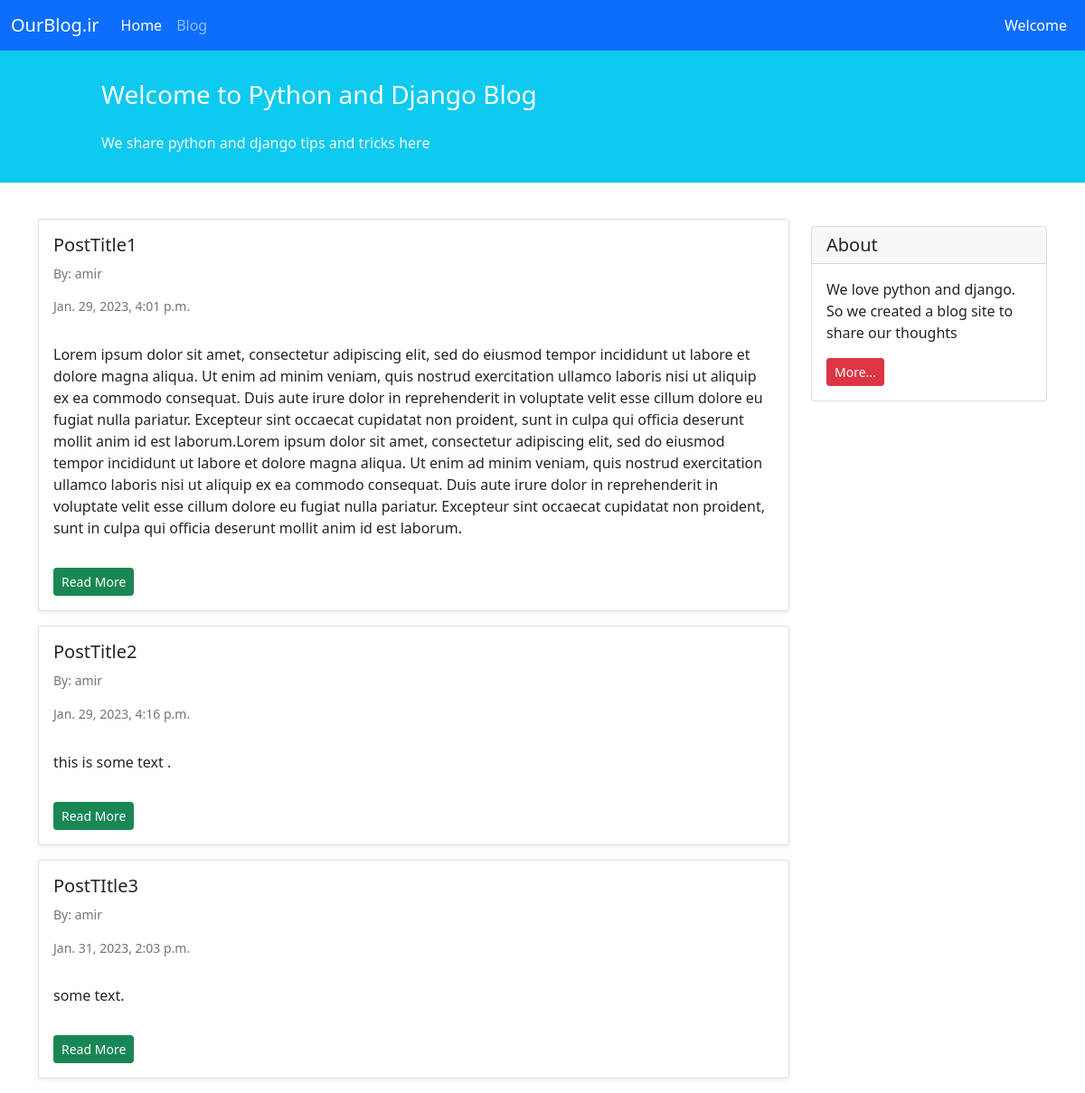
The page /blog/ on the database as committed earlier.
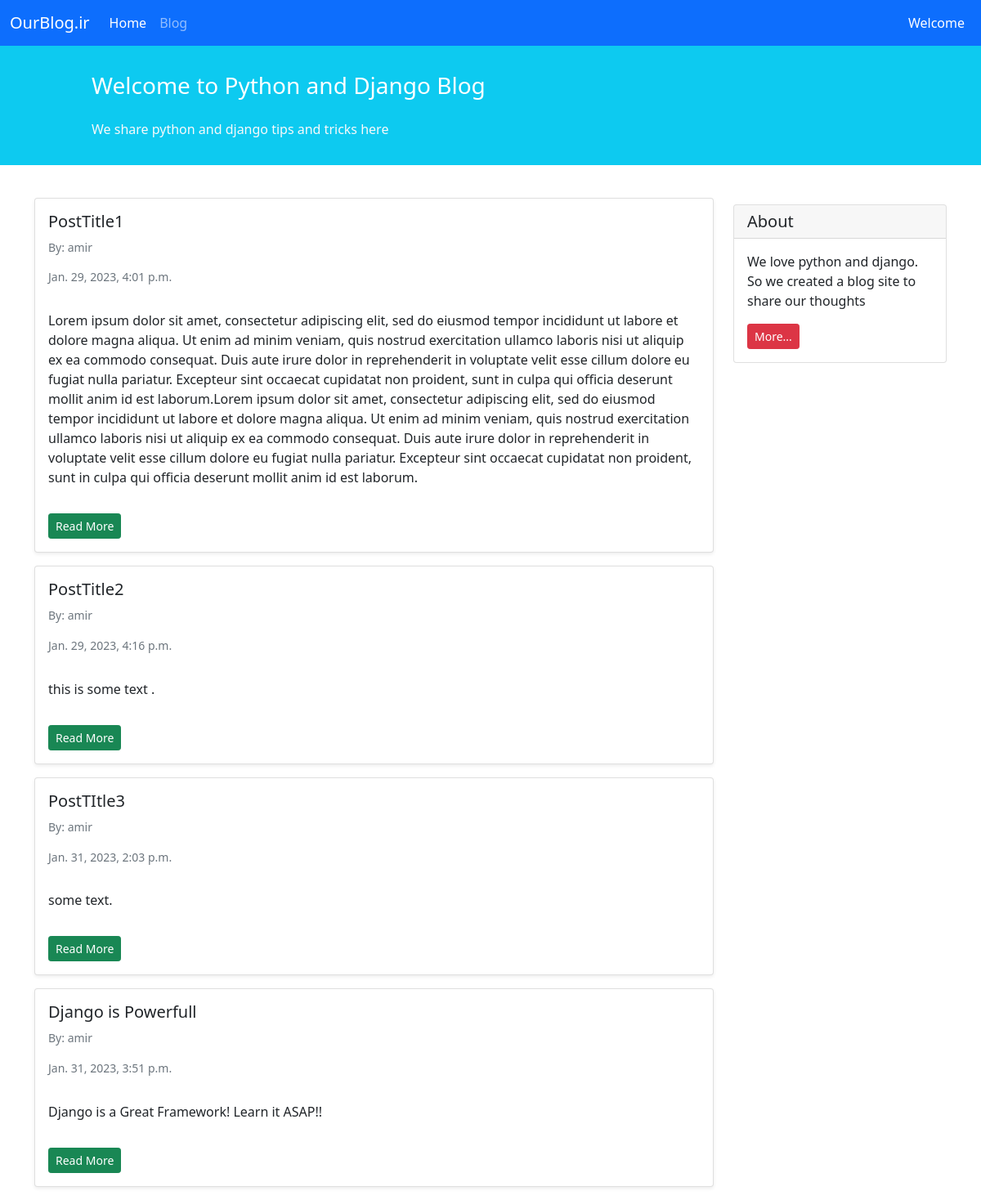
The same page on the database as committed later.
### blog/models.py (models this page shows, shortened)
class Post(models.Model):
    STATUS_CHOICES = (
        ('pub', 'Published'),
        ('drf', 'Draft'),
    )
    title = models.CharField(max_length=100)
    text = models.TextField()
    author = models.ForeignKey('auth.User', on_delete=models.CASCADE)
    datetime_created = models.DateTimeField(auto_now_add=True)
    datetime_modified = models.DateTimeField(auto_now=True)
    status = models.CharField(choices=STATUS_CHOICES, max_length=3)

### blog/views.py (the view)
# urls.py: path('', post_list_view, name='posts_list'),
def post_list_view(request):
    posts_list = Post.objects.all()
    return render(request, 'blog/posts_list.html', {'posts_list': posts_list})

### blog/templates/blog/posts_list.html (shortened to what this page needs)
{% extends '_base.html' %}
{% block content %}
    <div class="container mt-4">
        <div class="row">
            <div class="col-9">
                {% for post in posts_list %}
                    <div class="card shadow-sm my-3">
                        <div class="card-body">
                            <h5 class="card-title">{{ post.title }}</h5>
                            <h6 class="card-subtitle mb-2 text-muted small py-2">By: {{ post.author}}</h6>
                            <h6 class="card-subtitle mb-2 text-muted small py-2">{{ post.datetime_created }}</h6>
                            <p class="card-text py-3">
                                {{ post.text }}
                            </p>
                            <div class="btn btn-sm btn-success">Read More</div>
                        </div>
                    </div>
                {% endfor %}
            </div>
            <div class="col-3">
                <div class="card my-4">
                    <h5 class="card-header">About</h5>
                    <div class="card-body">
                        <p class="card-text">We love python and django. So we created a blog site to share our
                            thoughts</p>
                        <a href="#"
                           class="btn btn-sm btn-danger">
                            More...
                        </a>
                    </div>
                </div>
            </div>
        </div>
    </div>
{% endblock content %}

### templates/_base.html (shortened to what this page needs)
<!doctype html>
<html lang="en">
<head>
    <link href="https://cdn.jsdelivr.net/npm/bootstrap@5.1.3/dist/css/bootstrap.min.css" rel="stylesheet"
>
</head>
<body>
    <nav class="navbar navbar-expand-lg navbar-dark bg-primary">
        <div class="container-fluid">
            <a class="navbar-brand" href="#">OurBlog.ir</a>
            <div class="collapse navbar-collapse" id="navbarNavAltMarkup">
                <div class="navbar-nav">
                    <a class="nav-link active" aria-current="page" href="#">Home</a>
                    <a class="nav-link" href="#">Blog</a>
                </div>
            </div>
            <div class="mx-2 text-white">Welcome</div>
        </div>
    </nav>
    <div class="container-fluid bg-info">
        <div class="row py-3">
            <div class="col-md-8 col-md-10 mx-auto">
                <h3 class="my-4 mt-3 text-white">Welcome to Python and Django Blog</h3>
                <p class="text-light">We share python and django tips and tricks here</p>
            </div>
        </div>
    </div>
    {% block content %}
    {% endblock content %}
</body>
</html>

Rows that differ between the two databases and show on the page:
added Post: title "Django is Powerfull", author "amir", datetime_created "Jan. 31, 2023, 3:51 p.m.", text "Django is a Great Framework! Learn it ASAP!!"
